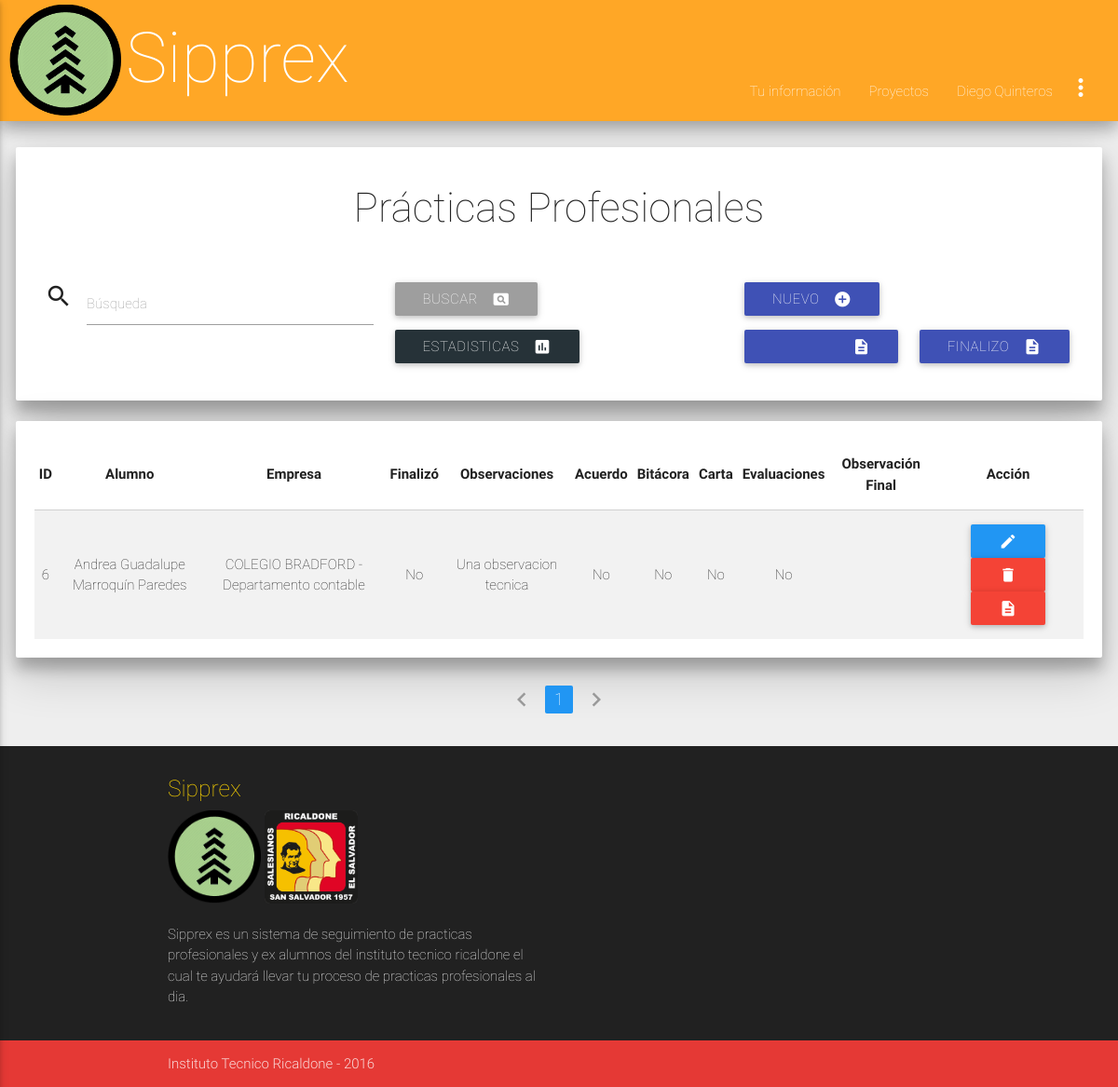
Page /admin/registrospp_index.php (signed in) on the earlier database version.
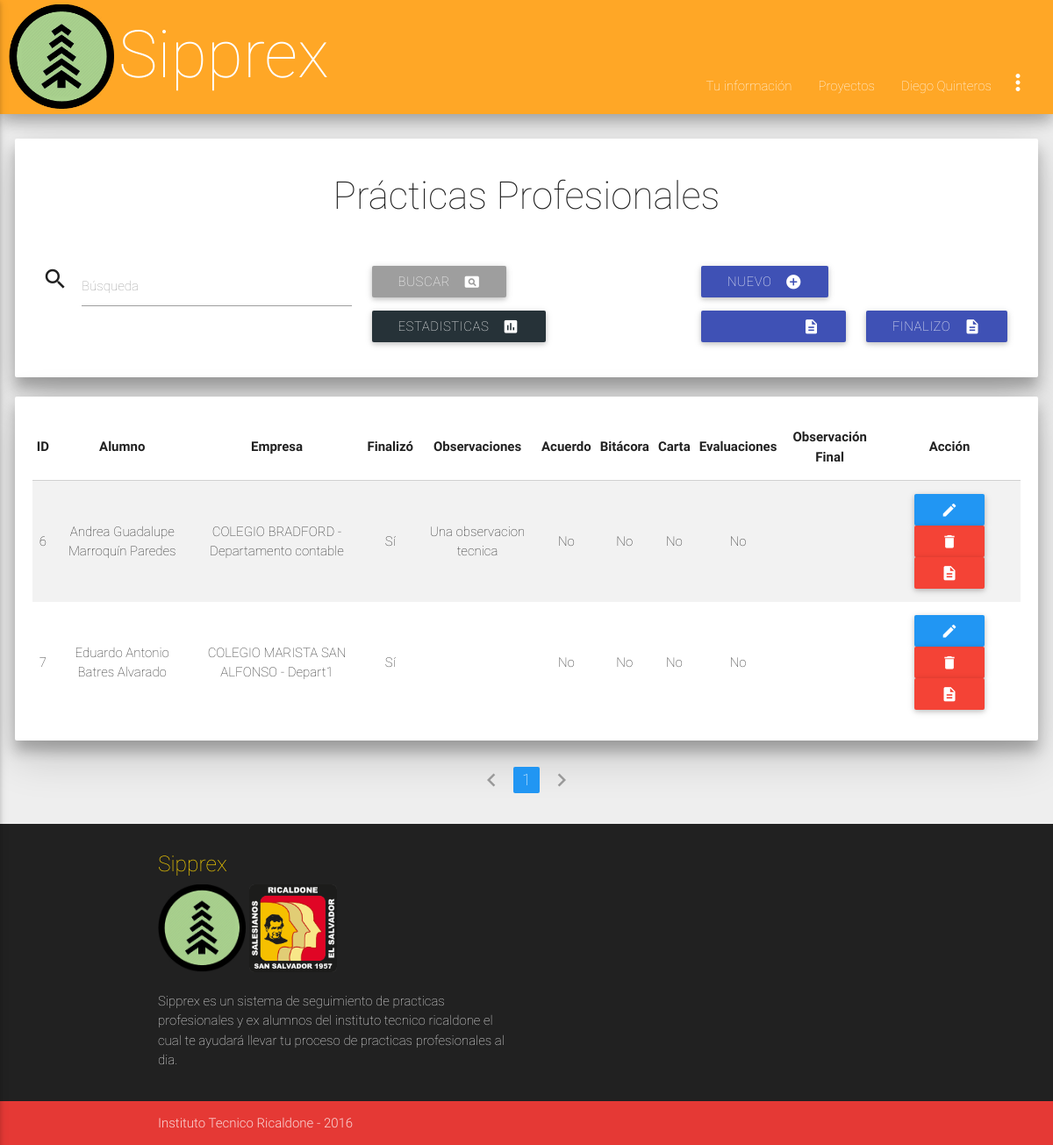
Same page on the later database version.
### tables this page shows
CREATE TABLE `registrospp` (
  `id_registropp` int(11) NOT NULL,
  `alumno` int(11) NOT NULL,
  `empresa` int(11) NOT NULL,
  `finalizo` tinyint(1) NOT NULL,
  `fecha_finalizo` date DEFAULT NULL,
  `observaciones_tecnicas` varchar(200) NOT NULL,
  `acuerdo` mediumblob,
  `bitacora` mediumblob,
  `carta` mediumblob,
  `evaluaciones` mediumblob,
  `observacion_final` varchar(200) NOT NULL
);

CREATE TABLE `alumnos` (
  `carnet` int(8) NOT NULL,
  `contraseña` varchar(100) NOT NULL,
  `nie` int(7) DEFAULT NULL,
  `nombre1` varchar(9) DEFAULT NULL,
  `nombre2` varchar(10) DEFAULT NULL,
  `apellido1` varchar(11) DEFAULT NULL,
  `apellido2` varchar(11) DEFAULT NULL,
  `grado` int(2) DEFAULT NULL,
  `especialidad` int(2) DEFAULT NULL,
  `grupo_Tecnic` int(2) DEFAULT NULL,
  `secc` int(2) DEFAULT NULL,
  `grupo_academ` int(2) DEFAULT NULL,
  `inscrito` varchar(9) DEFAULT NULL,
  `pregunta` varchar(50) NOT NULL,
  `respuesta` varchar(25) NOT NULL
);

CREATE TABLE `empresas` (
  `id_empresa` int(11) NOT NULL,
  `nombre_empresa` varchar(83) NOT NULL,
  `rubro` varchar(73) NOT NULL,
  `direccion` varchar(158) NOT NULL,
  `telefono` int(9) NOT NULL,
  `contacto` varchar(50) NOT NULL,
  `correo` varchar(49) NOT NULL,
  `codigo_empresa` varchar(30) DEFAULT NULL,
  `contraseña_empre` varchar(100) DEFAULT NULL
);

CREATE TABLE `departamentosempre` (
  `id_depar` int(7) NOT NULL,
  `departamento` varchar(25) NOT NULL,
  `encargado` varchar(30) DEFAULT NULL,
  `telefono_encargado` varchar(18) DEFAULT NULL,
  `empresa` int(11) DEFAULT NULL
);

### bibliotecas/conexion.php (called while the page is built, shortened)
<?php
class Database
{
    private static $connection;
    private static function connect()
    {
        $server = 'localhost';
        $database = 'ssppea';
        $username = 'admin_sipprex';
        $password = 'sipprexricaldone';
        $options = array(PDO::MYSQL_ATTR_INIT_COMMAND => "set names utf8");
        self::$connection = null;
        try
        {
            self::$connection = new PDO("mysql:host=".$server."; dbname=".$database, $username, $password, $options);
            self::$connection->setAttribute(PDO::ATTR_ERRMODE, PDO::ERRMODE_EXCEPTION);
        }
        catch(PDOException $exception)
        {
            die($exception->getMessage());
        }
    }
    private static function desconnect()
    {
        self::$connection = null;
    }
    public static function getRow($query, $values)
    {
        $statement = self::$connection->prepare($query);
        $statement->execute($values);
        return $statement->fetch(PDO::FETCH_BOTH);
    }
    public static function getRows($query, $values)
    {
        $statement = self::$connection->prepare($query);
        $statement->execute($values);
        return $statement->fetchAll(PDO::FETCH_BOTH);
    }
}
?>

### admin/registrospp_index.php (the view, shortened to what this page needs)
<?php
require("../bibliotecas/conexion.php");
?>
<!DOCTYPE html>
<html lang="es">
	<head>
		<?php include '../inc/styles.php'; ?>
	</head>
	<body class='grey lighten-3'>
		<?php include('../inc/nav.php'); ?>
		<div class='card-panel paneles z-depth-3'>
			<div class="titulo">
				<h3>Prácticas Profesionales</h3>
			</div>
			<br>
			<form method='post' autocomplete="off" class='row'>
				<div class='input-field col s6 m4 l4'>
					<i class='material-icons prefix'>search</i>
					<input id='buscar' type='text' name='buscar' class='validate'/>
					<label for='buscar' class='active'>Búsqueda</label>
				</div>
				<div class='input-field col s6 m4 l4'>
					<button type='submit' class='btn grey left'><i class='material-icons right'>pageview</i>Buscar</button>
				</div>
				<div class='input-field col s12 m4 l4'>
					<a href='registrospp_save.php' class='btn indigo'><i class='material-icons right'>add_circle</i>Nuevo</a>
				</div>
				<div class='input-field col s12 m4 l4'>
					<a href='estadisticas.php#practpro' class='btn blue-grey darken-4'><i class='material-icons right'>insert_chart</i>Estadisticas</a>
				</div>
				<div class='input-field col s3 m2'>
					<a href='deben.php' class='btn indigo'><i class='material-icons right'>description</i>Pendientes</a>
				</div>
				<div class='input-field col s3 m2'>
					<a href='finalizo.php' class='btn indigo'><i class='material-icons right'>description</i>Finalizo</a>
				</div>
			</form>
		</div>
		<?php
		$page = null;
		if($page == null) {
			$page = 1;
		}
		if($page == "" || $page == "1")
		{
			$page1 = 0;
		}
		else {
			$page1 = ($page*20)-20;
		}
		if(!empty($_POST))
		{
			$search = strip_tags(trim(base64_decode($_POST['buscar'])));
			$sql = "SELECT * FROM registrospp, alumnos, empresas, departamentosempre WHERE registrospp.alumno = alumnos.carnet AND registrospp.empresa = departamentosempre.id_depar AND departamentosempre.empresa = empresas.id_empresa AND apellido1 LIKE ? ORDER BY id_registropp LIMIT $page1,20";
			$params = array("%$search%");
		}
		else
		{
			$sql = "SELECT * FROM registrospp, alumnos, empresas, departamentosempre WHERE registrospp.alumno = alumnos.carnet AND registrospp.empresa = departamentosempre.id_depar AND departamentosempre.empresa = empresas.id_empresa ORDER BY id_registropp LIMIT $page1,20";
			$params = null;
		}
		$data = Database::getRows($sql, $params);
		if($data != null)
		{
			$tabla = 	"<div class='card-panel paneles z-depth-3'>
							<table class='centered striped responsive-table'>
								<thead>
									<tr>
										<th>ID</th>
										<th>Alumno</th>
										<th>Empresa</th>
										<th>Finalizó</th>
										<th>Observaciones</th>
										<th>Acuerdo</th>
										<th>Bitácora</th>
										<th>Carta</th>
										<th>Evaluaciones</th>
										<th>Observación Final</th>
										<th>Acción</th>
									</tr>
								</thead>
								<tbody>";
				foreach($data as $row)
				{
					$tabla .= 	"<tr>
									<td>".htmlspecialchars($row['id_registropp'])."</td>
									<td>".htmlspecialchars($row['nombre1']).""." "."".htmlspecialchars($row['nombre2']).""." "."".htmlspecialchars($row['apellido1']).""." "."".htmlspecialchars($row['apellido2'])."</td>
									<td>".htmlspecialchars($row['nombre_empresa'])." - ".htmlspecialchars($row['departamento'])."</td>";
					if($row['finalizo'] == 1){
						$tabla .= "<td>Sí</td>";
					}
					else{
						$tabla .= "<td>No</td>";
					}
					$tabla .= 		"<td>".htmlspecialchars($row['observaciones_tecnicas'])."</td>";
					if($row['acuerdo'] == 1){
						$tabla .= "<td>Sí</td>";
					}
					else{
						$tabla .= "<td>No</td>";
					}
					if($row['bitacora'] == 1){
						$tabla .= "<td>Sí</td>";
					}
					else{
						$tabla .= "<td>No</td>";
					}
					if($row['carta'] == 1){
						$tabla .= "<td>Sí</td>";
					}
					else{
						$tabla .= "<td>No</td>";
					}
					if($row['evaluaciones'] == 1){
						$tabla .= "<td>Sí</td>";
					}
					else{
						$tabla .= "<td>No</td>";
					}
					$tabla .=		"<td>".htmlspecialchars($row['observacion_final'])."</td>
									<td>
										<a href='registrospp_save.php?id=".base64_encode(htmlspecialchars($row['id_registropp']))."' class='btn blue'><i class='material-icons'>edit</i></a>
										<a href='registrospp_delete.php?id=".base64_encode(htmlspecialchars($row['id_registropp']))."' class='btn red'><i class='material-icons'>delete</i></a>
										<a href='reporte_observaciones.php?id=".base64_encode(htmlspecialchars($row['id_registropp']))."' class='btn red'><i class='material-icons'>description</i></a>
									</td>
								</tr>";
				}
				$tabla .= "</tbody>
						</table>
					</div>";
			print($tabla);
		}
		else
		{
			print("<br><div class='card-panel paneles'><i class='material-icons left'>warning</i>No hay registros.</div>");
		}
	?>
	<ul class="pagination center-align">
	<?php
	$cons2 = ("SELECT COUNT(id_registropp) FROM registrospp");
            $parametros = null;
            $filas = Database::getRow($cons2, $parametros);
            $filas = $filas[0]/20;
            $filas = ceil($filas);
                if($page == 1)
                {
                    $pagi = "<li class='disabled'><a><i class='material-icons'>chevron_left</i></a></li>";
                }
                else {
                    $page2 = $page - 1;
                    $pagi = "<li class='waves-efect'><a href='registrospp_index.php?page=".base64_encode($page2)."'><i class='material-icons'>chevron_left</i></a></li>";
                }
                for($i = 1; $i<=$filas; $i++) {
                    if($page==$i)
                    {
                     $pagi .= "<li class='active blue'><a href='registrospp_index.php?page=".base64_encode($i)."'>$i</a></li>";
                    }
                    else{
                        $pagi .= "<li class='waves-effect'><a href='registrospp_index.php?page=".base64_encode($i)."'>$i</a></li>";
                    }
                }
                if($page == $filas)
                {
                    $pagi .= "<li class='disabled'><a><i class='material-icons'>chevron_right</i></a></li>";
                }
                else {
                    $page2 = $page + 1;
                    $pagi .= "<li class='waves-efect'><a href='registrospp_index.php?page=".base64_encode($page2)."'><i class='material-icons'>chevron_right</i></a></li>";
                }
                print($pagi);
	?>
	</ul>
	</body>
	<?php require("../inc/footer.php"); ?>
</html>

### inc/styles.php (shortened to what this page needs)
<link href="../img/icons/MaterialIcons-Regular.woff2" rel="stylesheet">
<link type="text/css" rel="stylesheet" href="../css/materialize.min.css"  media="screen,projection"/>
<link type="text/css" rel="stylesheet" href="../css/md_icons.css"  media="screen,projection"/>
<link type="text/css" rel="stylesheet" href="../css/dropdown-width.css"  media="screen,projection"/>
<link type="text/css" rel="stylesheet" href="../css/css.css"  media="screen,projection"/>

### inc/nav.php (shortened to what this page needs)
<?php
      if(isset($_SESSION['carnet']) || isset($_SESSION['id_exalumnos']) || isset($_SESSION['codigo_admin']) || isset($_SESSION['id_empresa']))
      {
        if(isset($_SESSION['carnet']))
		{
		print("
			<div id='fixednav' class='navbar-fixed'>
				<ul id='ajustes' class='dropdown-content z-depth-2'>
				<li ><a href='../publico/profile.php' class='orange-text'>Perfil</a></li>
				<li ><a href='../sesiones/versesiones.php' class='orange-text'>Sesiones abiertas</a></li>
				<li ><a href='../mail/mail.php' class='orange-text'>Mensajes</a></li>
				<li ><a href='../bibliotecas/logout.php' class='orange-text'>Cerrar sesion</a></li>
				</ul>
				<ul id='ajustes2' class='dropdown-content z-depth-2'>
				<li ><a href='../sesiones/versesiones.php' class='orange-text'>Sesiones abiertas</a></li>
				<li ><a href='../mail/mail.php' class='orange-text'>Mensajes</a></li>
				<li ><a href='../bibliotecas/logout.php' class='orange-text'>Cerrar sesion</a></li>
				</ul>
				<nav class='orange lighten-1 z-depth-2'>
				<div  id='nav' class=''>
					<img id='imgnav' class='responsive-img hide-on-small-only' src='../img/iconSipprex.png' width='120'>
					<a id = 'navlogo' href='index.php' class='brand-logo'>Sipprex</a>
					<a href='#' data-activates='mobile-demo' class='button-collapse'><i class='material-icons'>menu</i></a>
					<ul id='navul' class='right hide-on-med-and-down'>
					<li><a href='proyectos.php'>Proyectos</a></li>
					<li><a href='pracpalumno.php'>Practicas profesionales</a></li>
					<li><a class='dropdown-button' href='#!' data-hover = 'true' data-beloworigin = 'true' data-constrainwidth = 'false' data-activates = 'ajustes'>$_SESSION[nombre_usuario]<i class='material-icons right'>more_vert</i></a></li>
					</ul>
					<ul class='side-nav' id='mobile-demo'>
					<li><a href='proyectos.php'>Proyectos</a></li>
					<li><a href='pracpalumno.php'>Practicas profesionales</a></li>
					<li><a class='dropdown-button' href='#!' data-hover = 'true' data-beloworigin='true' data-constrainwidth='false' data-activates='ajustes2'>$_SESSION[nombre_usuario]<i class='material-icons right hide-on-med-and-down'>more_vert</i></a></li>
					</ul>
				</div>
				</nav>
				<div id='espa'></div>
			</div>");
		}
		else{
			if(isset($_SESSION['id_exalumnos']))
			{
				print("
			<div id='fixednav' class='navbar-fixed'>
				<ul id='ajustes' class='dropdown-content z-depth-2'>
				<li ><a href='../sesiones/versesiones.php' class='orange-text'>Sesiones abiertas</a></li>
				<li ><a href='../mail/mail.php' class='orange-text'>Mensajes</a></li>
				<li ><a href='../bibliotecas/logout.php' class='orange-text'>Cerrar sesión</a></li>
				</ul>
				<ul id='ajustes2' class='dropdown-content z-depth-2'>
				<li ><a href='../sesiones/versesiones.php' class='orange-text'>Sesiones abiertas</a></li>
				<li ><a href='../mail/mail.php' class='orange-text'>Mensajes</a></li>
				<li ><a href='../bibliotecas/logout.php' class='orange-text'>Cerrar sesión</a></li>
				</ul>
				<nav class='orange lighten-1 z-depth-2'>
				<div  id='nav' class=''>
					<img id='imgnav' class='responsive-img hide-on-small-only' src='../img/iconSipprex.png' width='120'>
					<a id = 'navlogo' href='index.php' class='brand-logo'>Sipprex</a>
					<a href='#' data-activates='mobile-demo' class='button-collapse'><i class='material-icons'>menu</i></a>
					<ul id='navul' class='right hide-on-med-and-down'>
					<li><a href='profile.php'>Tu información</a></li>
					<li><a href='proyecto_index.php'>Proyectos</a></li>
					<li><a class='dropdown-button' href='#!' data-hover = 'true' data-beloworigin='true' data-constrainwidth='false' data-activates='ajustes'>$_SESSION[nombre_usuario]<i class='material-icons right'>more_vert</i></a></li>
					</ul>
					<ul class='side-nav' id='mobile-demo'>
						<li><a href='profile.php'>Tu información</a></li>
						<li><a href='proyecto_index.php'>Proyectos</a></li>
					<li><a class='dropdown-button' href='#!' data-hover = 'true' data-beloworigin='true' data-constrainwidth='false' data-activates='ajustes2'>$_SESSION[nombre_usuario]<i class='material-iconsright hide-on-med-and-down'>more_vert</i></a></li>
					</ul>
				</div>
				</nav>
				<div id='espa'></div>
			</div>");
			}
		}
      }
      else {
		  header("location: ../publico/login.php");
	  }
?>

### inc/footer.php (shortened to what this page needs)
      <?php
      if(isset ($_SESSION['id_usu']))
      {
      }
      else {
      print("
      <footer class='page-footer grey darken-4'>
          <div class='container'>
            <div class='row'>
              <div class='col l6 s12'>
                <h5 class='yellow-text text-accent-4'>Sipprex</h5>
                <img class='responsive-img' width='100' src='../img/iconSipprex.png'>
                <img class='responsive-img' width='100' src='../img/icon.png'>
                <p class='grey-text text-lighten-4'>Sipprex es un sistema de seguimiento de practicas profesionales y ex alumnos del instituto tecnico ricaldone el cual te ayudará llevar tu proceso de practicas profesionales al dia.</p>
              </div>
              <div class='col l4 offset-l2 s12'>
                <!--<h5 class='white-text'>Links</h5>
                <ul>
                  <li><a class='grey-text text-lighten-3' href='#!'>Link 1</a></li>
                  <li><a class='grey-text text-lighten-3' href='#!'>Link 2</a></li>
                  <li><a class='grey-text text-lighten-3' href='#!'>Link 3</a></li>
                  <li><a class='grey-text text-lighten-3' href='#!'>Link 4</a></li>
                </ul>-->
              </div>
            </div>
          </div>
          <div id = 'footer2' class='footer-copyright red darken-1'>
            <div class='container'>
            Instituto Tecnico Ricaldone - 2016
            <a class='grey-text text-lighten-4 right' href='#!'></a>
            </div>
          </div>
    </footer>
    "
      );
      }
?>

### css/dropdown-width.css (style rules this page uses)
#nav { padding-right: 10px; padding-left: 10px; }
#fixednav { padding-bottom: 150px; }
#navlogo { padding-left: 5px; padding-top: 30px; font-size: 75px; }
nav { height: 130px; }
#imgnav { padding-top: 4.5px; }
#navul { padding-top: 66px; }
body { display: flex; min-height: 100vh; flex-direction: column; }
#footer2 { height: 50px; }

### css/css.css (style rules this page uses)
.paneles { margin-left: 1.4%; margin-right: 1.4%; }
.titulo { text-align: center; }

Differences in the rows shown:
changed registrospp "Una observacion tecnica": finalizo "No" → "Sí"
added registrospp: id_registropp "7", alumno.nombre1 "Eduardo", alumno.nombre2 "Antonio", alumno.apellido1 "Batres", alumno.apellido2 "Alvarado", empresas.nombre_empresa "COLEGIO MARISTA SAN ALFONSO", empresa.departamento "Depart1", finalizo "Sí", shows "No"
